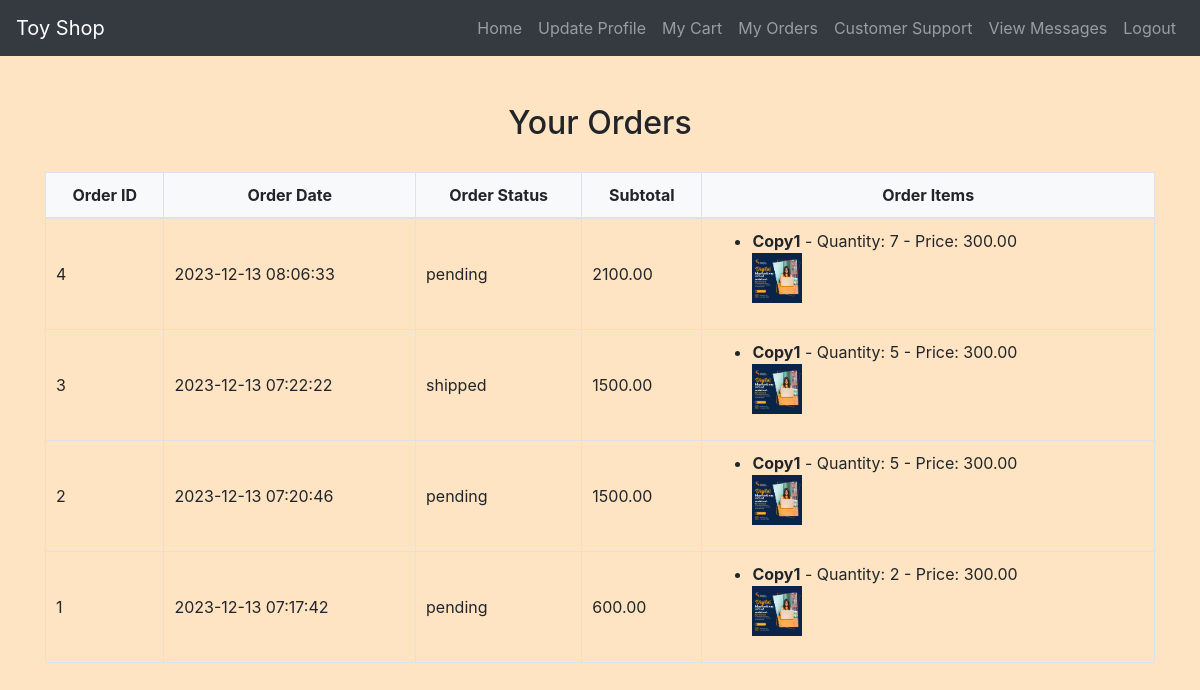
Screenshot of /order_history.php (signed in) with the database file from the repository.
### tables this page shows
CREATE TABLE `orders` (
  `order_id` int(11) NOT NULL,
  `user_id` int(11) DEFAULT NULL,
  `order_date` datetime DEFAULT NULL,
  `subtotal` decimal(10,2) DEFAULT NULL,
  `status` varchar(255) NOT NULL DEFAULT 'pending'
);

### order_history.php (the view, shortened to what this page needs)
<?php
include('config.php');
$user_id = $_SESSION["id"];
$ordersQuery = "SELECT * FROM orders WHERE user_id = ? ORDER BY order_id DESC";
$stmt = mysqli_prepare($conn, $ordersQuery);
mysqli_stmt_bind_param($stmt, "i", $user_id);
mysqli_stmt_execute($stmt);
$result = mysqli_stmt_get_result($stmt);
?>
<!DOCTYPE html>
<html lang="en">
<head>
    <link rel="stylesheet" href="https://maxcdn.bootstrapcdn.com/bootstrap/4.5.2/css/bootstrap.min.css">
    <link rel="stylesheet" href="./css/style.css">
</head>
<body>
    <?php include('navbar.php'); ?>
    <div class="container mt-5">
        <h2>Your Orders</h2>
        <table class="table">
            <thead>
                <tr>
                    <th>Order ID</th>
                    <th>Order Date</th>
                    <th>Order Status</th>
                    <th>Subtotal</th>
                    <th>Order Items</th>
                </tr>
            </thead>
            <tbody>
                <?php
                while ($orderDetails = mysqli_fetch_assoc($result)) {
                    echo "<tr>";
                    echo "<td>{$orderDetails['order_id']}</td>";
                    echo "<td>{$orderDetails['order_date']}</td>";
                    echo "<td>{$orderDetails['status']}</td>";
                    echo "<td>{$orderDetails['subtotal']}</td>";
                    echo "<td>";
                    $orderItemsQuery = "SELECT order_items.quantity, gifts.name, gifts.image_url, gifts.price FROM order_items JOIN gifts ON order_items.gift_id = gifts.gift_id WHERE order_id = ?";
                    $stmt = mysqli_prepare($conn, $orderItemsQuery);
                    mysqli_stmt_bind_param($stmt, "i", $orderDetails['order_id']);
                    mysqli_stmt_execute($stmt);
                    $orderItemsResult = mysqli_stmt_get_result($stmt);
                    echo "<ul>";
                    while ($orderItem = mysqli_fetch_assoc($orderItemsResult)) {
                        $imageUrl = "./admin/uploads/" . $orderItem['image_url'];
                        echo "<li>";
                        echo "<strong>{$orderItem['name']}</strong> - Quantity: {$orderItem['quantity']} - Price: {$orderItem['price']}";
                        echo "<br>";
                        echo "<img src='{$imageUrl}' alt='{$orderItem['name']}' style='max-width: 50px; max-height: 50px;'>";
                        echo "</li>";
                    }
                    echo "</ul>";
                    echo "</td>";
                    echo "</tr>";
                }
                ?>
            </tbody>
        </table>
    </div>
</body>
</html>

### css/style.css (style rules this page uses)
body { background-color: bisque; }
h1, h2, h3, h4 { text-align: center; margin-top: 30px; margin-bottom: 30px; }
.table { width: 100%; border-collapse: collapse; margin-top: 20px; }
.table th, .table td { padding: 10px; border: 1px solid #dee2e6; }
.table thead th { background-color: #f8f9fa; font-weight: bold; text-align: center; }
.table tbody td { vertical-align: middle; }
.table img { max-width: 100px; max-height: 100px; }

### rows the page displays
orders: order_id "4", order_date "2023-12-13 08:06:33", status "pending", subtotal "2100.00", name "Copy1", quantity "7", price "300.00"
orders: order_id "3", order_date "2023-12-13 07:22:22", status "shipped", subtotal "1500.00", name "Copy1", quantity "5", price "300.00"
orders: order_id "2", order_date "2023-12-13 07:20:46", status "pending", subtotal "1500.00", name "Copy1", quantity "5", price "300.00"
orders: order_id "1", order_date "2023-12-13 07:17:42", status "pending", subtotal "600.00", name "Copy1", quantity "2", price "300.00"
